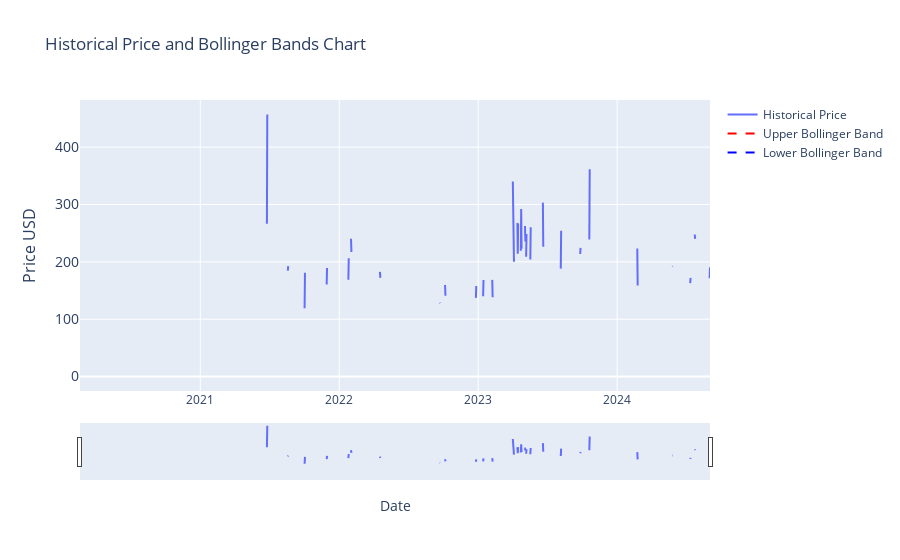

Here is the notebook cell this chart was saved with:
### Markdown cell above
### bollinger_bands

### Code cell
# # Bollinger Bands - Bolligner Bands currently use the SMA for the upper + lower band, but standardised to historical price                           


import plotly.graph_objects as go
import pandas as pd
from ipywidgets import interact, DatePicker
import numpy as np


df = current_item.copy()

# Window sets the period length for calculating the Bollinger Bands moving average. Industry standard is 20d. 
window = 20
df= calculate_bollinger_bands(df, window)


start_date_picker = DatePicker(description='Start Date', value=START_DATE)
end_date_picker = DatePicker(description='End Date', value=END_DATE)

interact(lambda start_date, end_date:
            plot_bollinger_bands(df, start_date, end_date),
            start_date=start_date_picker, end_date=end_date_picker)

### Figure 1 — Plotly figure (JSON) as saved in the notebook; plotly's stock layout.template omitted (floating-point values rounded to 4 significant figures; data arrays with more than 128 entries replaced by an {"elided": "..."} marker saying what was removed)
{"data": [{"mode": "lines", "name": "Historical Price", "type": "scatter", "x": {"elided": "1656 str values"}, "y": {"elided": "1656 float values"}}, {"line": {"color": "red", "dash": "dash"}, "mode": "lines", "name": "Upper Bollinger Band", "type": "scatter", "x": {"elided": "1656 str values"}, "y": {"elided": "1656 null values"}}, {"line": {"color": "blue", "dash": "dash"}, "mode": "lines", "name": "Lower Bollinger Band", "type": "scatter", "x": {"elided": "1656 str values"}, "y": {"elided": "1656 null values"}}], "layout": {"showlegend": true, "title": {"text": "Historical Price and Bollinger Bands Chart"}, "xaxis": {"rangeslider": {"visible": true}, "title": {"text": "Date"}, "type": "date"}, "yaxis": {"tickfont": {"size": 14}, "title": {"font": {"size": 16}, "text": "Price USD"}}}}
